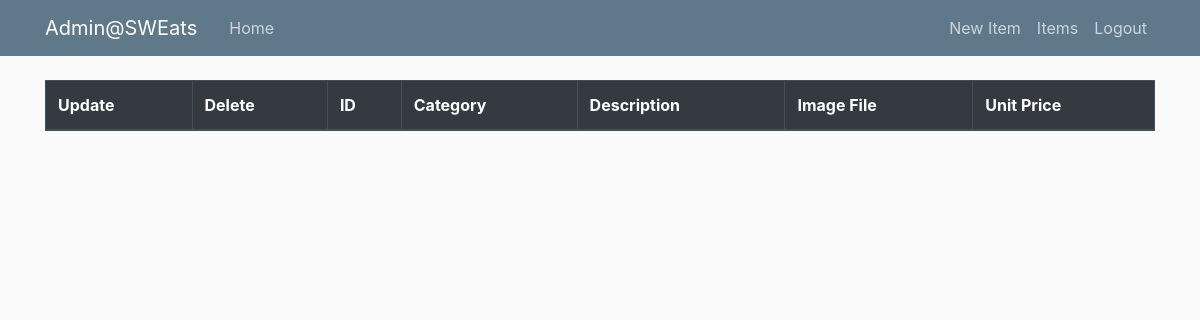
/admin/items (signed in), run on an earlier commit of the app's database.
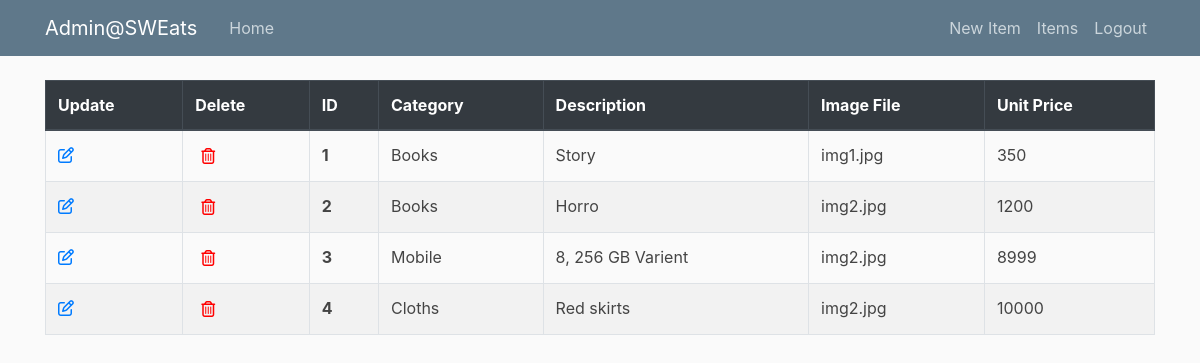
And on a later commit of the database.
### sweats/models.py (models this page shows, shortened)
class Item(db.Model):
    __tablename__ = 'items'
    id = db.Column(db.Integer , primary_key=True)
    category = db.Column(db.String(20))
    description = db.Column(db.String(200), nullable=False)
    image_file = db.Column(db.String(20), nullable=False)
    unit_price = db.Column(db.Integer , nullable=False)
    order_items = db.relationship('OrderItem' , backref='item' , lazy=True)

### sweats/routes/admin_routes.py (the view)
@app.route('/admin/<model_name>')
@login_required
def model(model_name):
    if not current_user.admin:
        abort(403)
    model_instance = ''
    if model_name == "items":
        model_instance = Item
        title = "Items"
        template_name = 'items.html'
    items = model_instance.query.all()
    return render_template('admin/'+template_name, title=title, items=items)

### sweats/models.py (called while the page is built)
@login_manager.user_loader
def load_user(user_id):
    return Customer.query.get(int(user_id))

### sweats/templates/admin/items.html
{% extends "admin/home.html" %}
{% block nav %}
    <a class="nav-item nav-link" href="{{ url_for('new_model', model_name='item') }}">New Item</a>
{% endblock nav %}
{% block content %}
<table class="table table-bordered">
    <thead class="thead-dark">
    <tr>
        <th scope="col">Update</th>
        <th scope="col">Delete</th>
        <th scope="col">ID</th>
        <th scope="col">Category</th>
        <th scope="col">Description</th>
        <th scope="col">Image File</th>
        <th scope="col">Unit Price</th>
    </tr>
    </thead>
    <tbody>
    {% for item in items %}
        <tr class="table-row" data-href="#">
            <td><a href="{{ url_for('update_item', item_id=item.id) }}"><i class="far fa-edit"></i></a></td>
            <td><form class="delete-item-form" action="{{ url_for('delete_item', item_id=item.id) }}" method="POST"><button type="submit" class="delete-button"><i class="far fa-trash-alt"></i></button></form></td>
            <th scope="row">{{ item.id }}</th>
            <td>{{ item.category }}</td>
            <td>{{ item.description }}</td>
            <td>{{ item.image_file }}</td>
            <td>{{ item.unit_price }}</td>
        </tr>
    {% endfor %}
    </tbody>
</table>
{% endblock content %}

### sweats/templates/admin/home.html (shortened to what this page needs)
<!DOCTYPE html>
<html lang="en">
<head>
    <link rel="stylesheet" href="https://stackpath.bootstrapcdn.com/bootstrap/4.4.1/css/bootstrap.min.css">
    <link rel="stylesheet" type='text/css' href="{{ url_for('static' , filename='main.css') }}">
</head>
<body>
    <header class="site-header">
        <nav class="navbar navbar-expand-md navbar-dark bg-steel fixed-top">
          <div class="container">
            <a class="navbar-brand mr-4" href="{{ url_for('admin') }}">Admin@SWEats</a>
            <div class="collapse navbar-collapse" id="navbarToggle">
              <div class="navbar-nav mr-auto">
                <a class="nav-item nav-link" href="{{ url_for('home') }}">Home</a>
              </div>
              <div class="navbar-nav">
                {% if current_user.is_authenticated %}
                  {% block nav %}{% endblock %}
                  <a class="nav-item nav-link" href="{{ url_for('model', model_name='items') }}">Items</a>
                  <a class="nav-item nav-link" href="{{ url_for('logout') }}">Logout</a>
                {% else %}
                  <a class="nav-item nav-link" href="{{ url_for('login') }}">Login</a>
                  <a class="nav-item nav-link" href="{{ url_for('register') }}">Register</a>
                {% endif %}
              </div>
            </div>
          </div>
        </nav>
    </header>
    <main role="main" class="container">
        {% block content %}{% endblock %}
    </main>
</body>
</html>

### sweats/static/main.css (style rules this page uses)
body { background: #fafafa; color: #333333; margin-top: 5rem; }
.bg-steel { background-color: #5f788a; }
.site-header .navbar-nav .nav-link { color: #cbd5db; }
.table-row { cursor: pointer; color: #444444; }
.table tr:nth-child(even) { background-color: #f2f2f2; }
.delete-button { background-color: Transparent; background-repeat:no-repeat; border: none; cursor:pointer; overflow: hidden; outline:none; }
.fa-trash-alt { color:red; }

What changed in the data, as far as the page shows it:
added Item: id "1", category "Books", description "Story", image_file "img1.jpg", unit_price "350"
added Item: id "2", category "Books", description "Horro", image_file "img2.jpg", unit_price "1200"
added Item: id "3", category "Mobile", description "8, 256 GB Varient", image_file "img2.jpg", unit_price "8999"
added Item: id "4", category "Cloths", description "Red skirts", image_file "img2.jpg", unit_price "10000"
